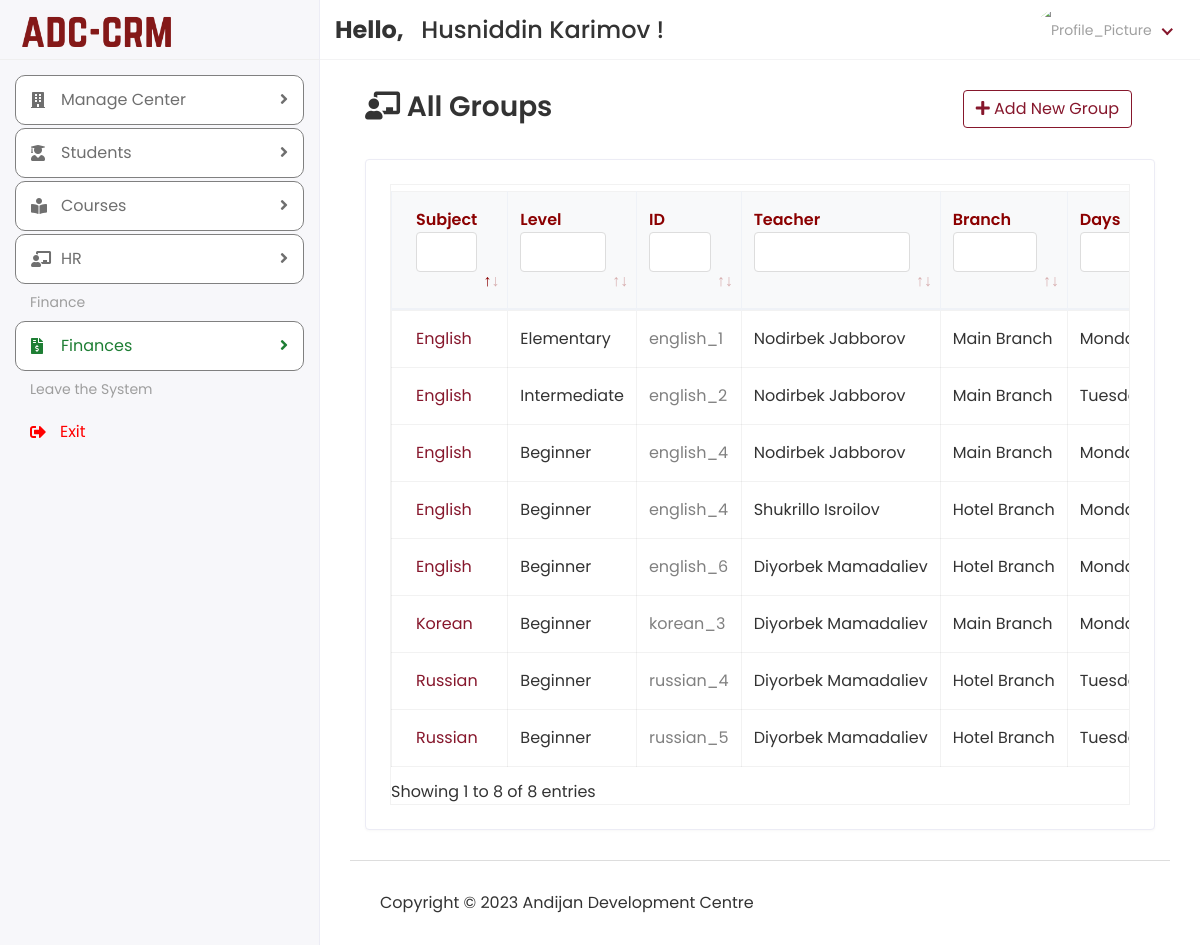
Page /Hod/Course/View (signed in) on the earlier database version.
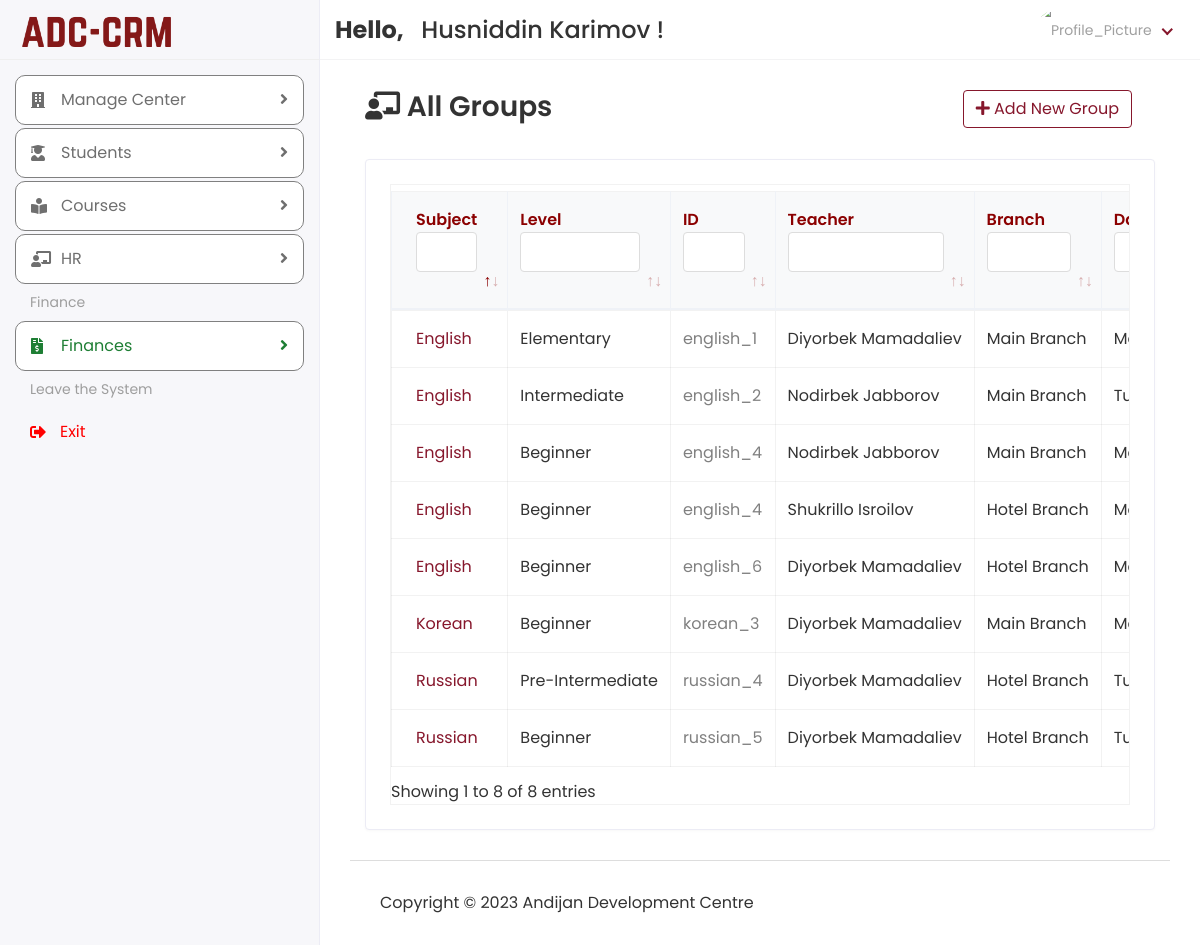
Same page on the later database version.
### app/models.py (models this page shows, shortened)
class Course(models.Model):
    subject = models.CharField(max_length=100)
    level = models.CharField(max_length=150)
    branch = models.ForeignKey('Branch', on_delete=models.SET_NULL, blank=True, null=True)
    username = models.CharField(max_length=50, blank=True, null=True)
    teacher_id = models.ForeignKey(Staff, on_delete=models.DO_NOTHING, blank=True, null=True)
    status = models.CharField(max_length=30, blank=True, null=True)
    days = models.CharField(max_length=25, blank=True, null=True)
    hours = models.CharField(max_length=25, blank=True, null=True)
    created_at = models.DateTimeField(auto_now_add=True)
    updated_at = models.DateTimeField(auto_now=True)  # Updated
    class Meta:
        verbose_name_plural = "All Courses"

class Staff(models.Model):
    admin = models.OneToOneField(customUser, on_delete=models.CASCADE)
    department = models.CharField(max_length=50)
    role = models.CharField(max_length=100)
    fines = models.CharField(max_length=30, blank=True, null=True)
    bonus = models.CharField(max_length=30, blank=True, null=True)
    tax = models.CharField(max_length=30, blank=True, null=True)
    salary_type = models.CharField(max_length=30)
    branch = models.ForeignKey('Branch', on_delete=models.SET_NULL, blank=True, null=True)
    work_format = models.CharField(max_length=30)
    salary_amount = models.CharField(max_length=30)
    birth_date = models.DateTimeField(blank=True, null=True)
    status = models.CharField(max_length=20, blank=True, null=True)
    address = models.TextField(max_length=150, blank=True, null=True)
    mobile = models.CharField(max_length=20, blank=True, null=True)
    mobiletwo = models.CharField(max_length=20, blank=True, null=True)
    created_date = models.DateTimeField(auto_now_add=True)
    updated_date = models.DateTimeField(auto_now_add=True)
    class Meta:
        verbose_name_plural = "All Staff"

class customUser(AbstractUser):
    USER = (
        (1, 'HOD'),
        (3, 'STUDENT'),
    )
    user_type = models.CharField(choices=USER, max_length=50, default=1)
    profile_pic = models.ImageField(upload_to='media/profile_pic',blank=True, null=True)
    class Meta:
        verbose_name_plural = "All Users"

class Branch(models.Model):
    profile_pic = models.ImageField(upload_to='media/profile_pic', blank=True, null=True)
    name = models.CharField(max_length=100)
    address = models.CharField(max_length=255)
    phone_number = models.CharField(max_length=20)
    rooms = models.CharField(max_length=20, blank=True, null=True)
    class Meta:
        verbose_name_plural = "All Branches"

### ADC_school_project/Hod_Views.py (the view)
# urls.py: path('Hod/Course/View', Hod_Views.VIEW_COURSE, name="view_course"),
@login_required(login_url='/')
def VIEW_COURSE(request):
    course = Course.objects.exclude(status="Archived").exclude(username='Not_Selected_1')
    context = {
        'course': course,
    }
    return render(request, 'Hod/view_course.html', context)

### templates/Hod/view_course.html (shortened to what this page needs)
{% extends 'base.html' %}
{% block content %}
    <div class="content container-fluid">
               <div class="page-header">
                  <div class="row align-items-center">
                     <div class="col">
                         <div class="col-auto text-right float-right ml-auto">
                        <a href="{% url 'add_course' %}" class="btn btn-outline-primary mr-2"><i class="fas fa-plus"></i> Add New Group</a>
                     </div>
                        <h3 class="page-title"><i class="fas fa-chalkboard-teacher"></i> All Groups</h3>
                     </div>
                  </div>
               </div>
               <div class="row">
                  <div class="col-sm-12">
                     <div class="card card-table">
                        <div class="card-body">
                           <div class="table-responsive table-bordered table-hover">
                              <table class="data-table table">
                                 <thead class="thead-light">
                                    <tr>
                                       <th style="color: darkred">Subject</th>
                                        <th style="color: darkred">Level</th>
                                        <th style="color: darkred">ID</th>
                                       <th style="color: darkred">Teacher</th>
                                       <th style="color: darkred">Branch</th>
                                       <th style="color: darkred">Days</th>
                                    </tr>
                                 </thead>
                              <tbody>
                                  {% for i in course %}
                                    <tr>
                                       <td>
                                             <a href="{% url 'view_students' i.id %}">{{ i.subject }}</a>
                                       </td>
                                        <td>{{ i.level }}</td>
                                        <td style="color: grey">{{ i.username }}</td>
                                       <td>{{ i.teacher_id.admin.first_name }} {{ i.teacher_id.admin.last_name }}</td>
                                       <td>{{ i.branch.name }}</td>
                                       <td>{{ i.days }}</td>
                                    </tr>
                                  {% endfor %}
                              </tbody>
                              </table>
                           </div>
                        </div>
                     </div>
                  </div>
               </div>
            </div>
{% endblock %}

Differences in the rows shown:
changed Course "Elementary": teacher_id.admin.first_name "Nodirbek" → "Diyorbek"; teacher_id.admin.last_name "Jabborov" → "Mamadaliev"
changed Course "russian_4": level "Beginner" → "Pre-Intermediate"
